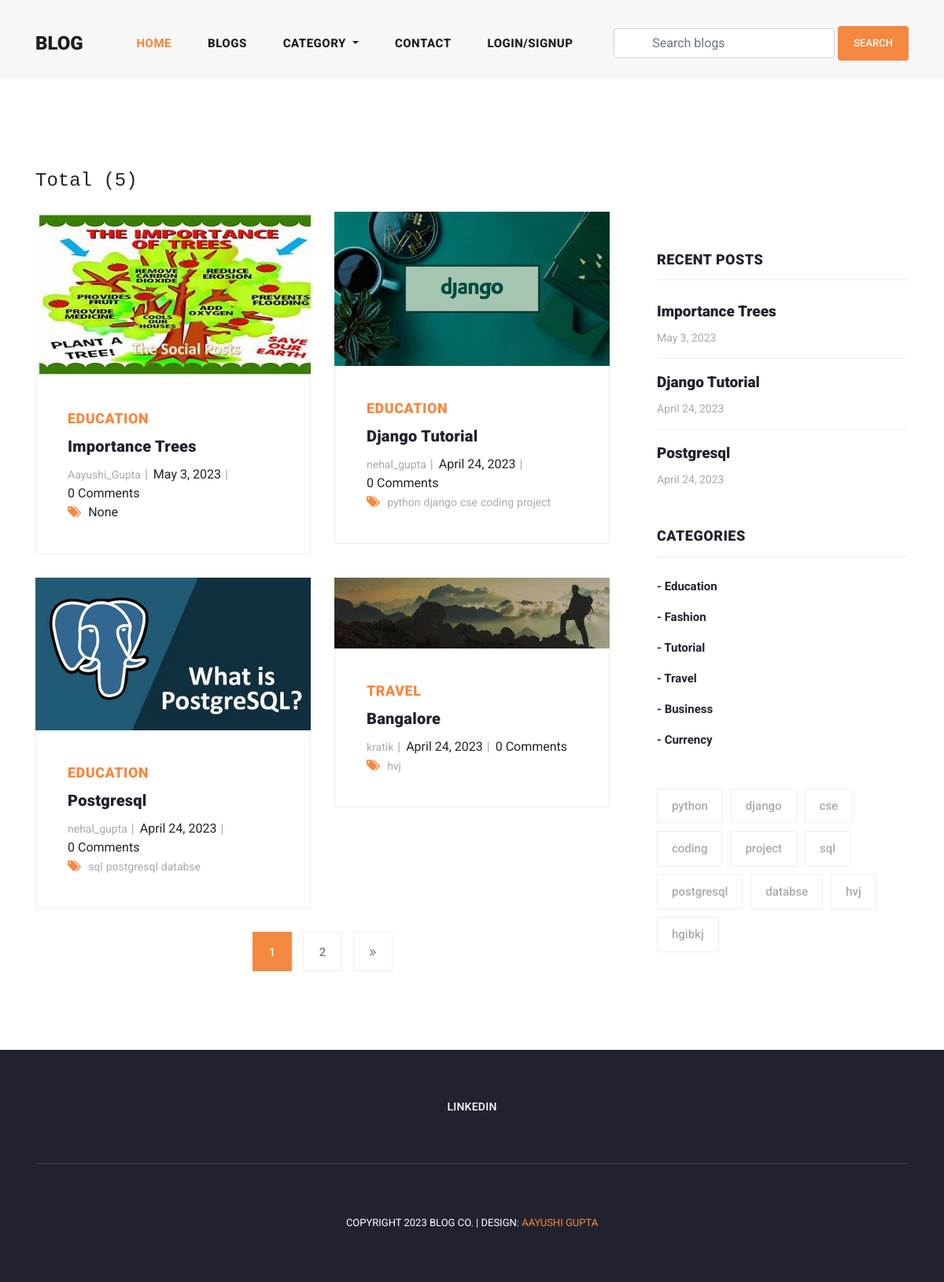
The app's page /blogs/ with its own data.
### blog/models.py (models this page shows, shortened)
class Blog(models.Model):
    user = models.ForeignKey(
        User,
        related_name='user_blogs',
        on_delete=models.CASCADE
    )
    category = models.ForeignKey(
        Category,
        related_name='category_blogs',
        on_delete=models.CASCADE
    )
    tags = models.ManyToManyField(
        Tag,
        related_name='tag_blogs',
        blank=True
    )
    likes = models.ManyToManyField(
        User,
        related_name='user_likes',
        blank=True
    )
    title = models.CharField(
        max_length=250
    )
    slug = models.SlugField(null=True, blank=True)
    banner = models.ImageField(upload_to='blog_banners')
    description = RichTextField()
    created_date = models.DateField(auto_now_add=True)

class Category(models.Model):
    title = models.CharField(max_length=150, unique=True)
    slug = models.SlugField(null=True, blank=True)
    created_date = models.DateField(auto_now_add=True)

class Tag(models.Model):
    title = models.CharField(max_length=150)
    slug = models.SlugField(null=True, blank=True)
    created_date = models.DateField(auto_now_add=True)

### user_profile/models.py (models this page shows, shortened)
class User(AbstractUser):
    email = models.EmailField(
        max_length=150,
        unique=True,
        error_messages={
            "unique": "The email must be unique"
        }
    )
    profile_image = models.ImageField(
        null=True,
        blank=True,
        upload_to="profile_images"
    )
    followers = models.ManyToManyField("Follow")
    REQUIRED_FIELDS = ["email"]
    objects = CustomUserManager()

### blog/views.py (the view)
# urls.py: path('blogs/', blogs, name='blogs'),
def blogs(request):
    queryset = Blog.objects.order_by('-created_date')
    tags = Tag.objects.order_by('-created_date')
    page = request.GET.get('page', 1)
    paginator = Paginator(queryset, 4)
    try:
        blogs = paginator.page(page)
    except EmptyPage:
        blogs = paginator.page(1)
    except PageNotAnInteger:
        blogs = paginator.page(1)
        return redirect('blogs')
    context = {
        "blogs": blogs,
        "tags": tags,
        "paginator": paginator
    }
    return render(request, 'blogs.html', context)

### blog/context_processors.py (called while the page is built)
def get_all_categories(request):
    categories = Category.objects.all()
    context = {
        "categories": categories
    }
    return context

### user_profile/context_processors.py (called while the page is built, shortened)
def user_notifications(request):
    context = {}
    return context

### templates/blogs.html (shortened to what this page needs)
{% extends 'base.html' %}
{% load static %}
{% block content %}
    <section class="blog-posts grid-system">
      <div class="container">
        <div class="row">
          <div class="col-md-8 py-3 mb-2">
            <h4 class="text-monospace">Total ({{paginator.object_list.count}})</h4>
          </div>
          <div class="col-lg-8">
            <div class="all-blog-posts">
              <div class="row">
                {% for blog in blogs %}
                {% include 'blog_card.html' %}
                {% endfor %}
                <div class="col-lg-12">
                  {% include 'pagination.html' %}
                </div>
              </div>
            </div>
          </div>
          {% include 'sidebar.html' %}
        </div>
      </div>
    </section>
{% endblock content %}

### templates/blog_card.html
{% load static %}
<div class="col-lg-6">
    <div class="blog-post">
      <div class="blog-thumb">
        <img src="{{blog.banner.url}}" alt="">
      </div>
      <div class="down-content">
        <span>{{blog.category.title}}</span>
        <a href="{% url 'blog_details' blog.slug %}"><h4>{{blog.title}}</h4></a>
        <ul class="post-info">
          <li><a href="{% url 'view_user_information' blog.user.username %}">{{blog.user.username}}</a></li>
          <li>{{blog.created_date}}</li>
          <li>{{blog.blog_comments.all.count}} Comments</li>
        </ul>
        <div class="post-options">
          <div class="row">
            <div class="col-lg-12">
              <ul class="post-tags">
                <li><i class="fa fa-tags"></i></li>
                {% if blog.tags.all.count > 0 %}
                {% for tag in blog.tags.all %}
                <li><a href="#">{{tag.title}}</a></li>
                {% endfor %}
                {% else %}
                None
                {% endif %}
              </ul>
            </div>
          </div>
        </div>
      </div>
    </div>
  </div>

### templates/sidebar.html (shortened to what this page needs)
<div class="col-lg-4">
    <div class="sidebar">
      <div class="row">
        <div class="col-lg-12">
          <div class="sidebar-item recent-posts">
            <div class="sidebar-heading">
              <h2>Recent Posts</h2>
            </div>
            <div class="content">
              <ul>
                {% for blog in blogs|slice:"3" %}
                <li><a href="{% url 'blog_details' blog.slug %}">
                  <h5>{{blog.title}}</h5>
                  <span>{{blog.created_date}}</span>
                </a></li>
                {% endfor %}
              </ul>
            </div>
          </div>
        </div>
        <div class="col-lg-12">
          <div class="sidebar-item categories">
            <div class="sidebar-heading">
              <h2>Categories</h2>
            </div>
            <div class="content">
              <ul>
                {% for category in categories %}
                <li><a href="{% url 'category_blogs' category.slug %}">- {{category.title}}</a></li>
                {% endfor %}
              </ul>
            </div>
          </div>
        </div>
        <div class="col-lg-12">
          <div class="sidebar-item tags">
            <div class="content">
              <ul>
                {% for tag in tags %}
                <li><a href="{% url 'tag_blogs' tag.slug %}">{{tag.title}}</a></li>
                {% endfor %}
              </ul>
            </div>
          </div>
        </div>
      </div>
    </div>
  </div>

### assets/css/templatemo-stand-blog.css (style rules this page uses)
body { font-family: 'Roboto', sans-serif; overflow-x: hidden; text-rendering: optimizeLegibility; -webkit-font-smoothing: antialiased; -moz-osx-font-smoothing: grayscale; }
a { text-decoration: none!important; }
ul { padding: 0; margin: 0; list-style: none; }
h1,h2,h3,h4,h5,h6 { margin: 0px; }
.blog-posts { margin-top: 100px; }
.blog-posts .blog-post { margin-bottom: 30px; }
.blog-posts .blog-thumb img { width: 100%; overflow: hidden; }
.blog-posts .down-content { padding: 40px; border-right: 1px solid #eee; border-left: 1px solid #eee; border-bottom: 1px solid #eee; }
.blog-posts .down-content span { font-size: 18px; text-transform: uppercase; letter-spacing: 0.5px; font-weight: 900; color: #f48840; }
.blog-posts .down-content h4 { font-size: 24px; text-transform: capitalize; letter-spacing: 0.5px; font-weight: 900; color: #20232e; margin: 10px 0px 12px 0px; }
.blog-posts .down-content ul.post-info li { display: inline-block; margin-right: 8px; }
.blog-posts .down-content ul.post-info li:after { content: '|'; color: #aaa; margin-left: 8px; }
.blog-posts .down-content h4 { font-size: 20px; letter-spacing: 0.25px; }
.grid-system .down-content ul.post-info li { margin-right: 3px; }
.grid-system .down-content ul.post-info li:after { margin-left: 5px; }
.blog-posts .down-content ul.post-info li:last-child::after { display: none; }
.blog-posts .down-content ul.post-info li a { font-size: 14px; color: #aaa; font-weight: 400; transition: all .3s; }
.blog-posts .down-content ul.post-tags li, .blog-posts .down-content ul.post-share li { display: inline-block; }
.blog-posts .down-content ul.post-tags li:first-child i, .blog-posts .down-content ul.post-share li:first-child i { color: #f48840; margin-right: 5px; }
.blog-posts .down-content ul.post-tags li, .blog-posts .down-content ul.post-share li { color: #aaa; }
.blog-posts .down-content ul.post-tags li a, .blog-posts .down-content ul.post-share li a { font-size: 14px; color: #aaa; font-weight: 400; transition: all .3s; }
.blog-posts .sidebar-heading h2 { font-size: 18px; text-transform: uppercase; font-weight: 900; letter-spacing: 0.5px; color: #20232e; border-bottom: 1px solid #eee; padding-bottom: 15px; margin-bottom: 25px; }
.sidebar { margin-left: 30px; }
.sidebar .sidebar-item { margin-top: 50px; }
.sidebar .sidebar-heading h2 { font-size: 18px; text-transform: uppercase; font-weight: 900; letter-spacing: 0.5px; color: #20232e; border-bottom: 1px solid #eee; padding-bottom: 15px; margin-bottom: 25px; }
.sidebar .recent-posts ul li { margin-bottom: 15px; padding-bottom: 15px; border-bottom: 1px solid #eee; }
.sidebar .recent-posts ul li:last-child { margin-bottom: 0px; padding-bottom: 0px; border-bottom: none; }
.sidebar .recent-posts ul li h5 { font-size: 19px; font-weight: 900; color: #20232e; line-height: 30px; transition: all 0.3s; }
.sidebar .recent-posts ul li span { display: block; font-size: 14px; color: #aaa; margin-top: 8px; }
.sidebar .categories ul li { margin-bottom: 15px; }
.sidebar .categories ul li:last-child { margin-bottom: 0px; }
.sidebar .categories ul li a { font-size: 15px; font-weight: 700; color: #20232e; transition: all .3s; }
.sidebar .tags ul li { margin-right: 6px; display: inline-block; }
.sidebar .tags ul li { margin-bottom: 10px; }
.sidebar .tags ul li a { font-size: 15px; font-weight: 500; color: #aaa; display: inline-block; border: 1px solid #eee; padding: 10px 18px; transition: all .3s; }

### records on screen
Blog: banner (picture), category "EDUCATION", title "Importance Trees", user.username "Aayushi_Gupta", created_date "May 3, 2023", blog_comments.all.count "0", shows "None"
Blog: banner (picture), category "EDUCATION", title "Django Tutorial", user.username "nehal_gupta", created_date "April 24, 2023", blog_comments.all.count "0"
Tag: title "python"
Tag: title "django"
Tag: title "cse"
Tag: title "coding"
Tag: title "project"
Blog: banner (picture), category "EDUCATION", title "Postgresql", user.username "nehal_gupta", created_date "April 24, 2023", blog_comments.all.count "0"
Tag: title "sql"
Tag: title "postgresql"
Tag: title "databse"
Blog: banner (picture), category "TRAVEL", title "Bangalore", user.username "kratik", created_date "April 24, 2023", blog_comments.all.count "0"
Tag: title "hvj"
Category: title "Education"
Category: title "Fashion"
Category: title "Tutorial"
Category: title "Travel"
Category: title "Business"
Category: title "Currency"
Tag: title "hgibkj"

### other values on screen
{{ paginator.object_list.count }} "5"
{{ page }} "1"
{{ page }} "2"
